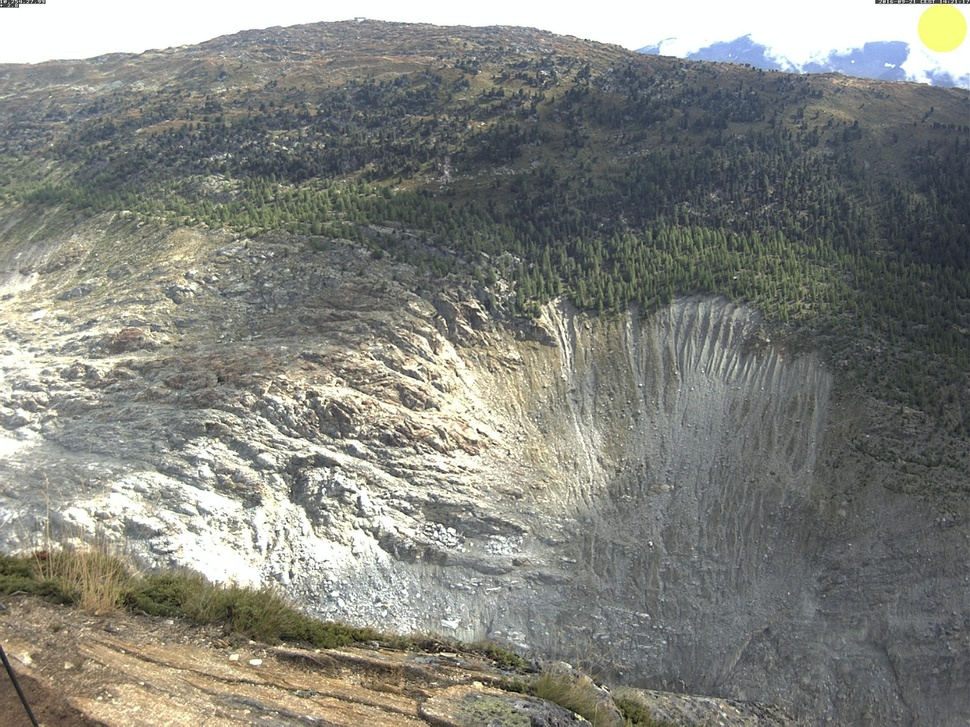
#> input picture input/20160921T122117.jpg, 970 x 727 px, shrunk from 2592 x 1944 before the run
$ python -i preprocessing.py   (imports and definitions only)
#> lines starting #> are read from the running program, lines starting #| are printed output that depends on the picture; after the words box and inside, x2 and y2 are one past the last pixel; in counts of white or black regions, pixels touching at a corner belong together
# -*- coding: utf-8 -*-
"""
Multiple Pairwise Image Correlation Routine

Based on the FFT DIC routine:
    Bickel, VT, S. Loew, J. Aaron, and N. Goedhart. 2022.
    “A Global Catalog of Lunar Granular Flow Features.”
    LPI Contributions 2678:1824.

and based on LAMMA routine:
    Dematteis, Niccolò, Daniele Giordan, Bruno Crippa,
    and Oriol Monserrat. 2022. “Fast Local Adaptive Multiscale Image Matching
    Algorithm for Remote Sensing Image Correlation.”
    Computers & Geosciences 159:104988. doi: 10.1016/j.cageo.2021.104988.

Author: Lukas Frei
        Master Project D-ERDW ETHZ 2022
"""
import numpy as np
from scipy.ndimage.filters import uniform_filter
import scipy.ndimage

class PreProcessing(object):
    '''
    Class for image preprocessing (wallis filter and OR representation) before DIC analysis

    Can be initialized with four inputs (two uint8 np.arrays, a boolean, and a string)
        to automatically start preprocessing with these images.

    Or can be initialized with no inputs to use its methods with external images.
        For example, call:
            prepro = PreProcessing()
            prepro.wallis(image_name)

    Attributes
    ----------
    WIN : int (even number)
        block size of the wallis filter, standard: 32px

    TARM : int
        target mean value in a block after wallis filtering,
        standard: 150

    TARS : int
        target standard deviation in block after wallis filtering,
        standard: 150

    BRIGHTNESS : float
        brightness enforcing constant of wallis filter

    CONTRAST : float
        contrast enforcing constant of wallis filter


    Properties
    ----------
    primary : np.array
        first image of the image pair of the digital image correlation

    secondary : np.array
        second image of the image pair of the digital image correlation
    '''

    # Definition of wallis paramters
    WIN = 32                # block size (even number)
    TARM = 150              # target mean
    TARS = 150              # target standard deviation
    BRIGHTNESS = 1.0        # brightness enforcing constant
    CONTRAST = 0.9995       # contrast enforcing constant

    # [23 lines left out: functions primary, secondary, not called in this run]


    def __init__(self, primary=None, secondary=None, wallis=False, representation='in'):
        '''

        Constructor of class PreProcessing

        Initiates wallis filter and/or convertion to OR representation if all four
            input parameters are given accordingly (wallis=True or representation='or')

        Parameters
        ----------
        primary,secondary : np.array
            numpy arrays of the first and second image in the DIC

        wallis : boolean
            If True, wallis filter will be applied

        representation : string
            If = 'or', the representation of the input images will be changed
            to orientation (originally intensity representation)


        '''
        # get the primary and secondary image arrays
        self._prim = primary
        self._sec = secondary

        # get the boolean wallis, later run wallis if wal == True
        self._wal = wallis

        # get the boolean represenation, later run sgn() if _repr == 'or'
        self._repr = representation

        if self._wal:
            # use a wallis filter on the input images
            self._prim = self.wallis(self._prim)
            self._sec  = self.wallis(self._sec)

        if self._repr == 'or':
            # change representation of image from intensity 'in' to orientation 'or'
            self._prim = self.sgn(self._prim)
            self._sec  = self.sgn(self._sec)


    def wallis(self,img_array):
        '''

        Filter that adjusts the intensity mean and deviation within a block size to a given value
        Parameters are defined as Attributes of the class (WIN,TARM,TARS,BRIGHTNESS,CONTRAST)

        Parameters
        ----------
        img_array : np.array (uint8)
            input array of an image that should be filtered with a wallis filter

        Returns
        -------
        filtered_array : np.array
            array of the input image filtered with a wallis filter


        '''
        if self.WIN%2==0:
            self.WIN +=1 #adjust the window size if the number is not even.

        # convert to float array from 0-1
        img1 = img_array.astype('float') / (255)


        # Padding (widen the image by half the window size)
        pad_width = int(self.WIN/2)
        im1 = np.pad(img1,((pad_width,),(pad_width,)),mode='symmetric')

        # Get dimensions of both images/arrays
        dim1 = im1.shape;

        # define a kernel which averages the pixels in a window of the size win
        kernell = np.full((self.WIN+1, self.WIN+1), 1/((self.WIN+1)**2))
        # Blur the images, equivalent to imfilter in matlab
        imf1 = scipy.ndimage.correlate(im1, kernell, mode='constant')


        # Use a standard filter
        imstd1 = self.window_stdev(im1)*np.sqrt((self.WIN**2)/((self.WIN-1)**2))

        # Calculate wallis filter
        imG1 = (im1[:,:]-imf1[:,:])*self.CONTRAST*self.TARS/(self.CONTRAST*imstd1[:,:]+(1-self.CONTRAST)*self.TARS)
        +self.BRIGHTNESS*self.TARM+(1-self.BRIGHTNESS)*imf1[:,:]

        # cut values above 255 and below 0
        imG1[imG1 < 0] = 0
        imG1[imG1 > 255] = 255

        # De-Padding and conversion to uint8 format
        top = int(self.WIN/2-1)
        filtered_array = imG1[top:int(dim1[0]-self.WIN/2),top:int(dim1[1]-self.WIN/2)].astype(np.uint8)

        return filtered_array

    def window_stdev(self,X):
        '''

        Parameters
        ----------
        X : np.array
            array that should be treated with a standard filter.

        Returns
        -------
        filtered : np.array
            array filtered with a standard filter.

        '''
        c1 = uniform_filter(X, self.WIN, mode='reflect')
        c2 = uniform_filter(X*X, self.WIN, mode='reflect')
        filtered = np.sqrt(abs(c2 - c1*c1))
        return filtered


    # [32 lines left out: function sgn, not called in this run]


>>> import cv2
>>> picture = cv2.imread('input/20160921T122117.jpg', cv2.IMREAD_GRAYSCALE)
#> picture: shape (727, 970); min 0, max 255, mean 130.5
>>> result = PreProcessing().wallis(picture)
#> in window_stdev, `c1 = uniform_filter(X, self.WIN, mode='reflect')`:
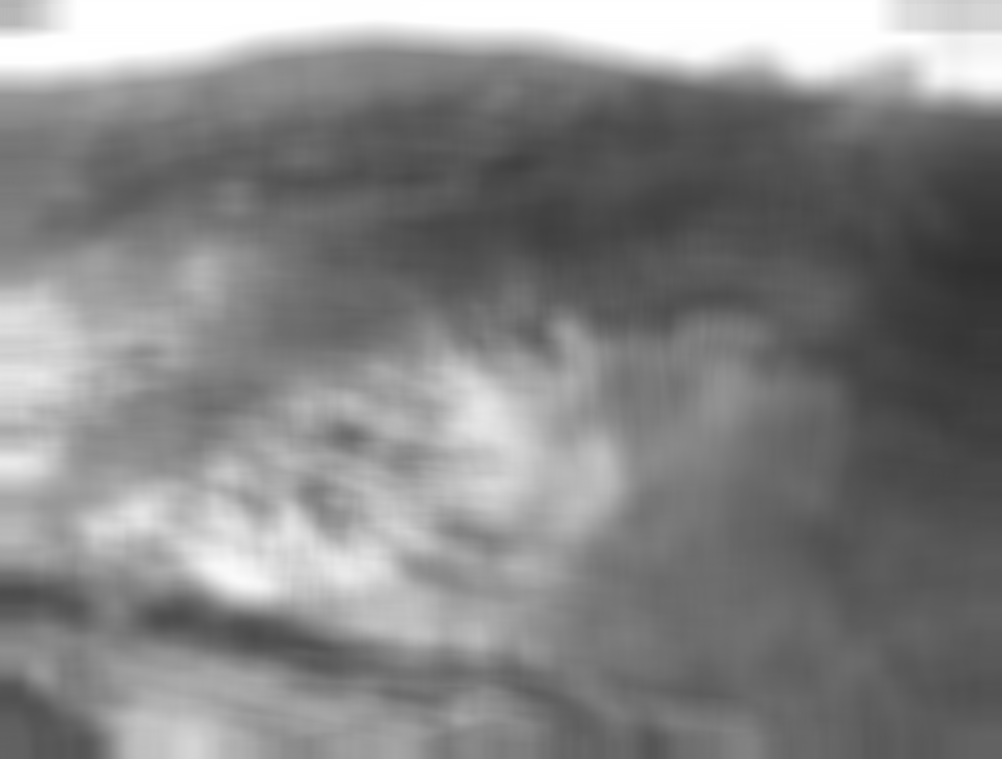
#> c1: shape (759, 1002) float64; min 0.185, max 1, mean 0.521
#> in window_stdev, `c2 = uniform_filter(X*X, self.WIN, mode='reflect')`:
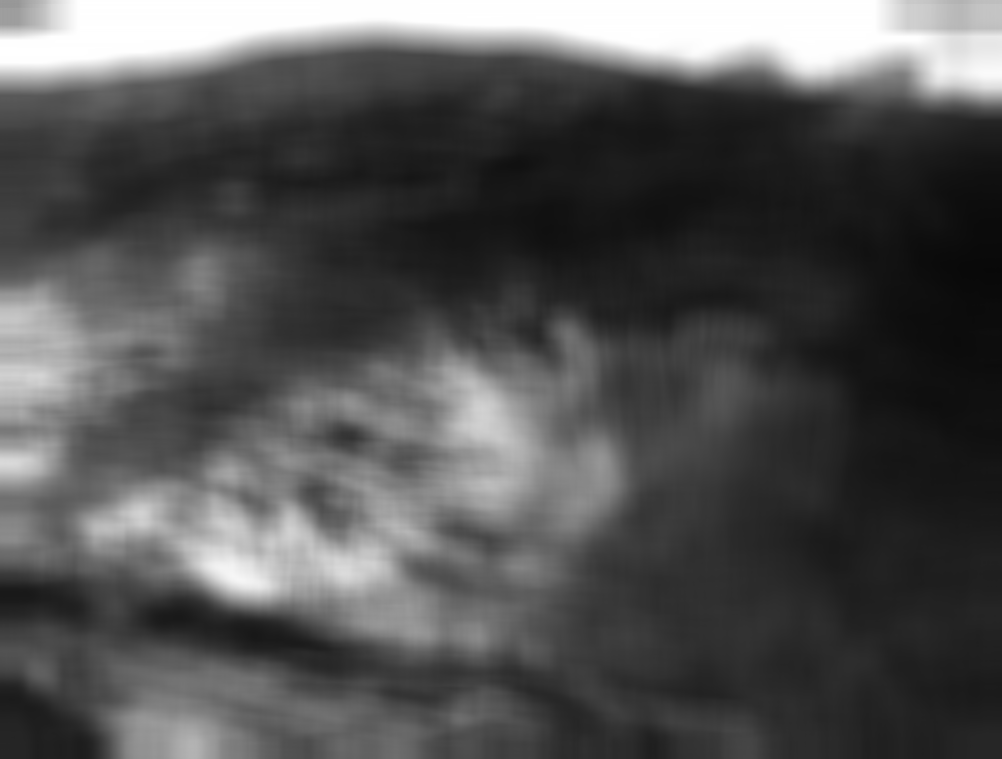
#> c2: shape (759, 1002) float64; min 0.0347, max 1, mean 0.323
#> in window_stdev, `filtered = np.sqrt(abs(c2 - c1*c1))`:
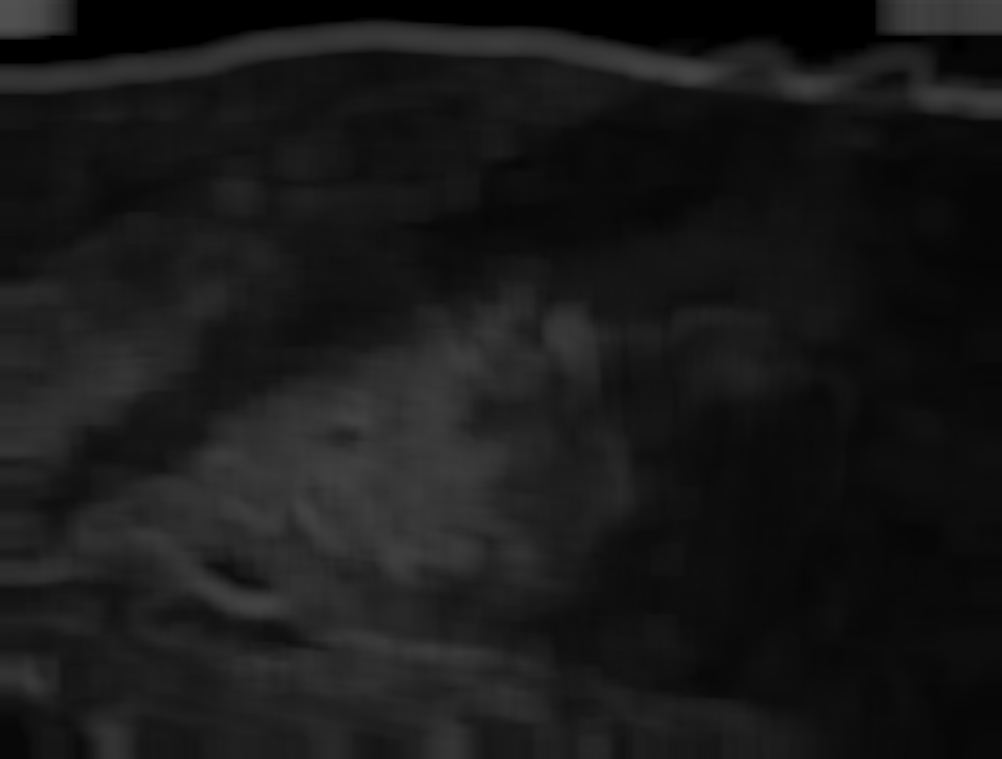
#> filtered: shape (759, 1002) float64; min 0, max 0.323, mean 0.0984
#> in wallis, `imG1[imG1 < 0] = 0`:
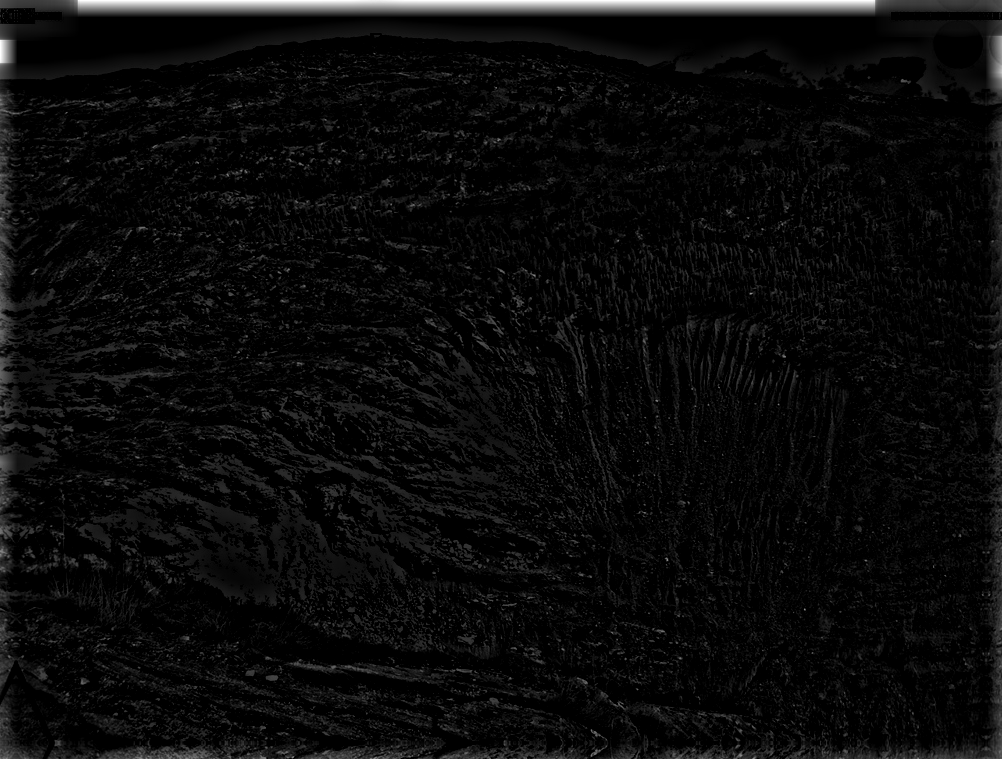
#> imG1: shape (759, 1002) float64; min 0, max 999.8, mean 43.1; drawn with min black and max white
#> in wallis, `imG1[imG1 > 255] = 255`:
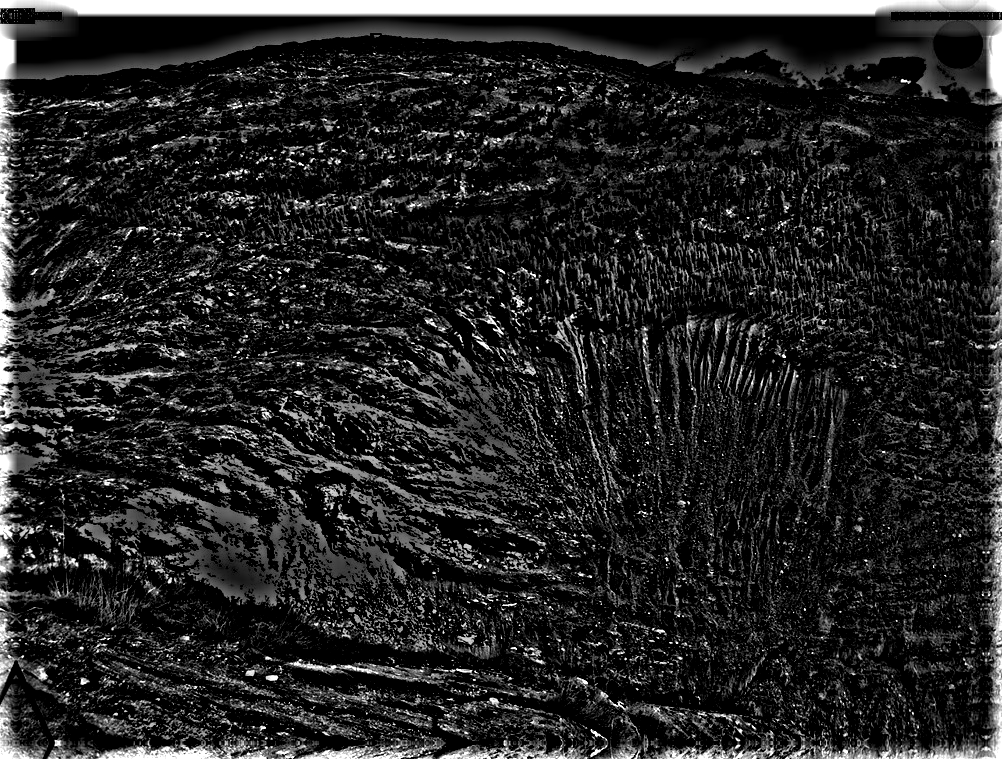
#> imG1: shape (759, 1002) float64; 2.17% of pixels changed, all inside (x1, y1, x2, y2) = (0, 0, 1002, 759)
#> in wallis, `filtered_array = imG1[top:int(dim1[0]-self.WIN/2),top:int(dim1[1]-self..`:
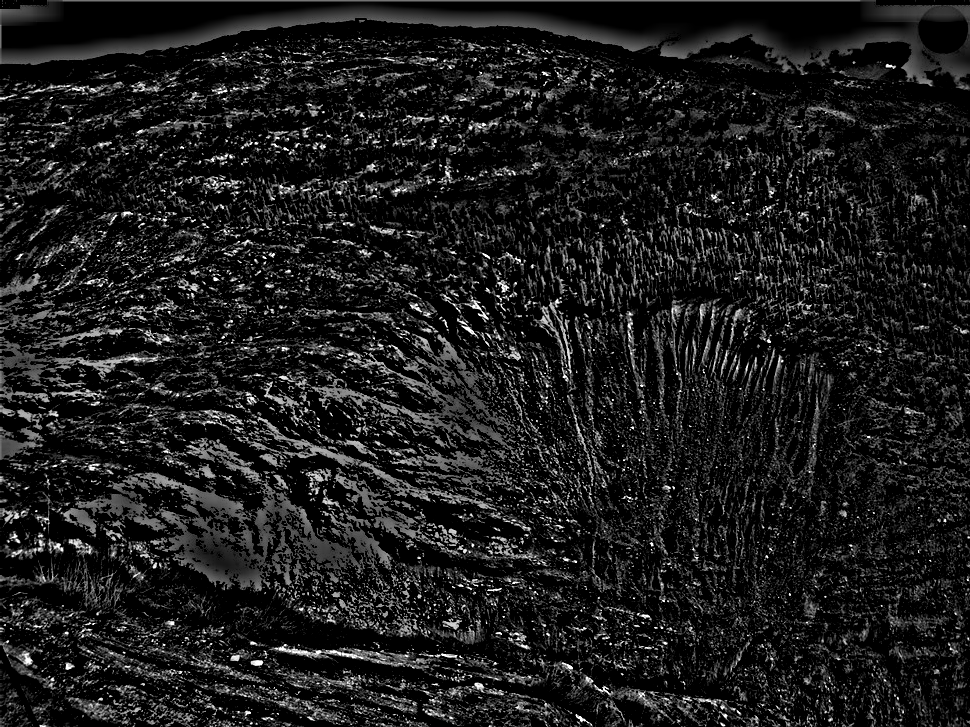
#> filtered_array: shape (727, 970); min 0, max 255, mean 28.3

$ run again, on input/20160922T151114.jpg
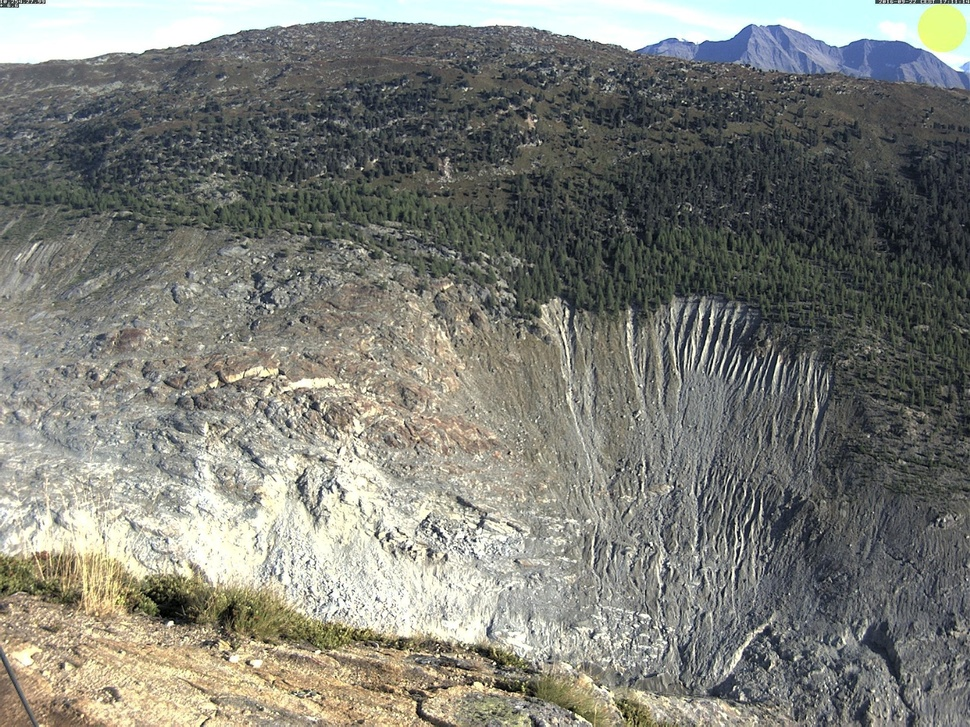
#> input picture input/20160922T151114.jpg, 970 x 727 px, shrunk from 2592 x 1944 before the run
#> in wallis, `imG1[imG1 > 255] = 255`:
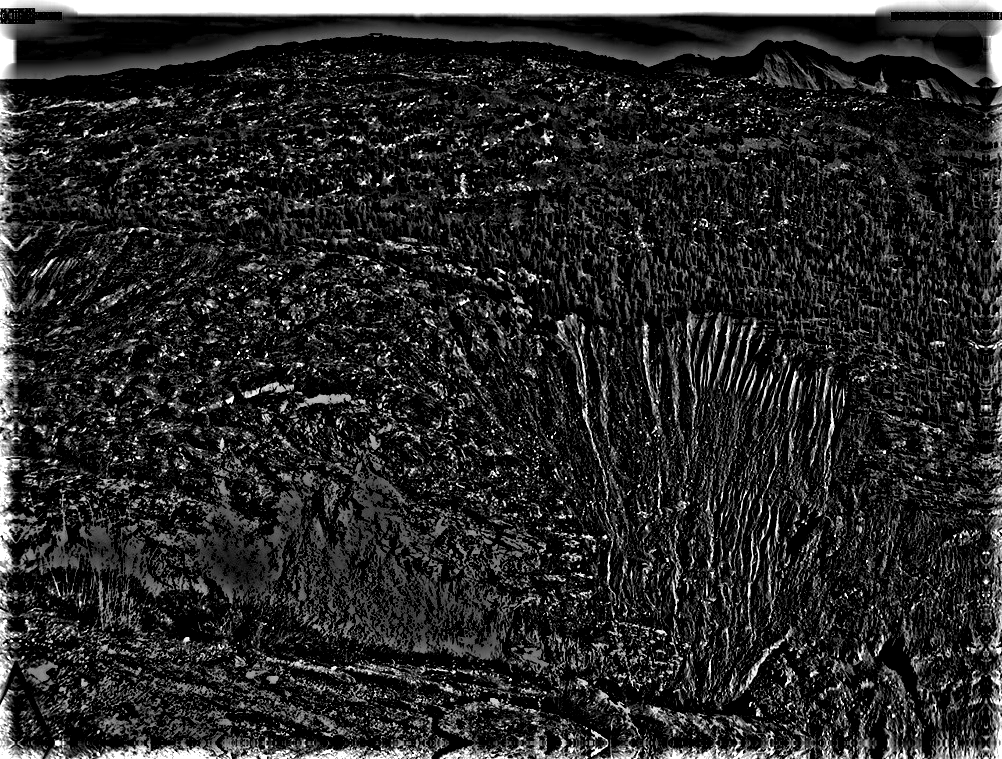
#> imG1: shape (759, 1002) float64; min 0, max 255, mean 40.5
#> in wallis, `filtered_array = imG1[top:int(dim1[0]-self.WIN/2),top:int(dim1[1]-self..`:
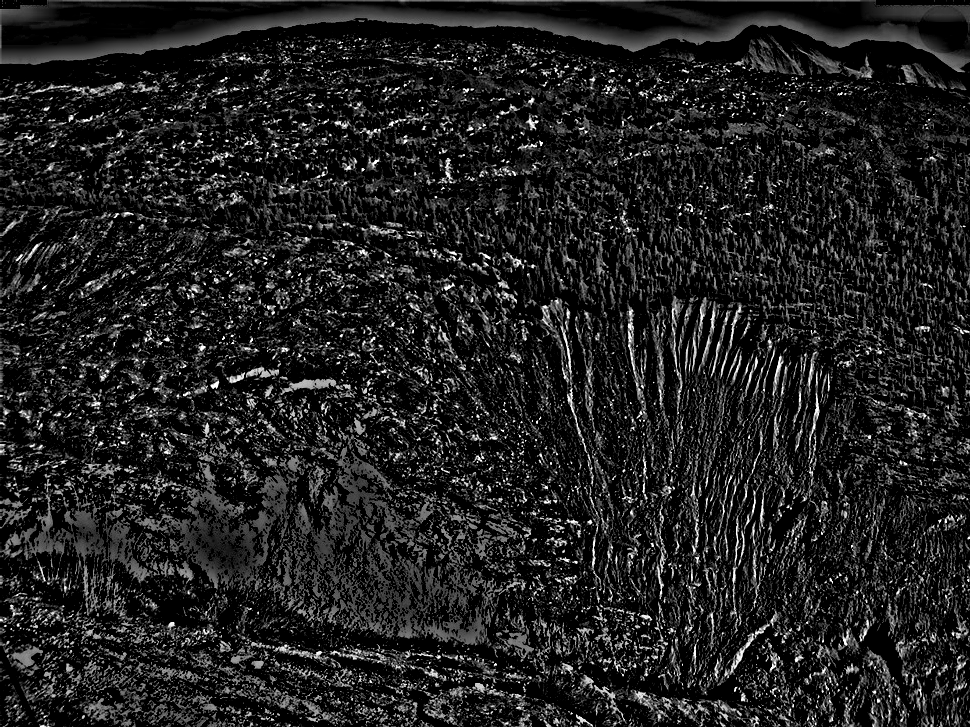
#> filtered_array: shape (727, 970); min 0, max 255, mean 32.4
